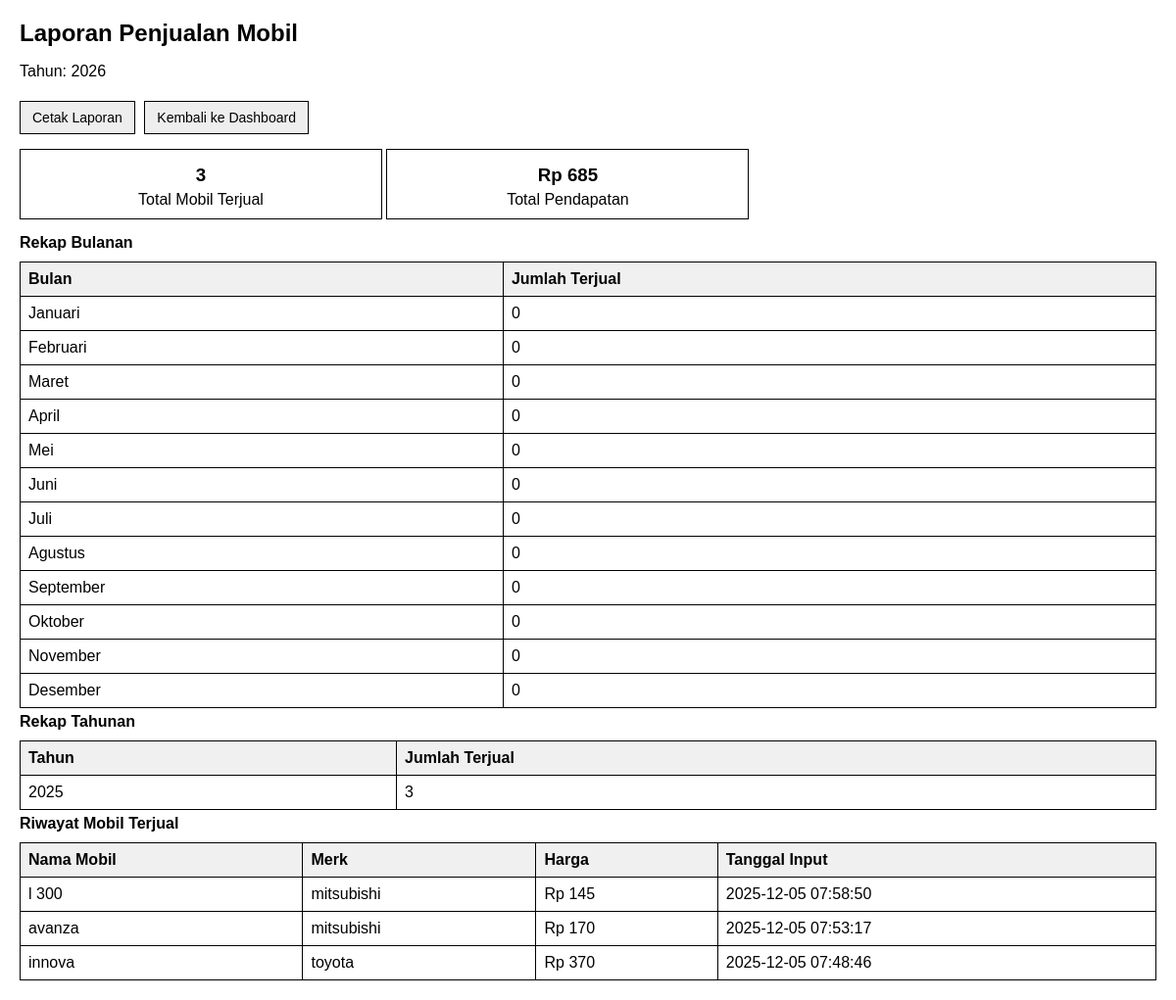
Screenshot of /laporan.php (signed in) with the database file from the repository.
### tables this page shows
CREATE TABLE `mobil` (
  `id` int(11) NOT NULL,
  `nama_mobil` varchar(100) NOT NULL,
  `merk` varchar(50) NOT NULL,
  `tahun` int(11) NOT NULL,
  `harga` int(11) NOT NULL,
  `deskripsi` text DEFAULT NULL,
  `foto` varchar(255) DEFAULT 'default.jpg',
  `status` enum('tersedia','terjual') DEFAULT 'tersedia',
  `created_at` timestamp NOT NULL DEFAULT current_timestamp(),
  `bahan_bakar` varchar(50) DEFAULT NULL
);

### laporan.php (the view, shortened to what this page needs)
<?php
require 'koneksi.php';
$q_laporan = $koneksi->query("SELECT COUNT(*) AS total FROM mobil WHERE status='terjual'");
$total_laporan = ($q_laporan) ? $q_laporan->fetch_assoc()['total'] : 0;
$q_pendapatan = $koneksi->query("SELECT SUM(harga) AS pendapatan FROM mobil WHERE status='terjual'");
$total_pendapatan = ($q_pendapatan) ? ($q_pendapatan->fetch_assoc()['pendapatan'] ?? 0) : 0;
$q_riwayat = $koneksi->query("
    SELECT nama_mobil, merk, harga, created_at
    FROM mobil
    WHERE status='terjual'
    ORDER BY created_at DESC
");
$riwayat = [];
if ($q_riwayat) {
    $riwayat = $q_riwayat->fetch_all(MYSQLI_ASSOC);
}
$tahun_ini = date('Y');
$bulan_nama = [
    1=>'Januari',2=>'Februari',3=>'Maret',4=>'April',5=>'Mei',6=>'Juni',
    7=>'Juli',8=>'Agustus',9=>'September',10=>'Oktober',11=>'November',12=>'Desember'
];
$rekap_bulan = array_fill(1, 12, 0);
$result_tahun = $koneksi->query("
    SELECT YEAR(created_at) AS tahun, COUNT(*) AS jumlah
    FROM mobil
    WHERE status='terjual'
    GROUP BY YEAR(created_at)
    ORDER BY tahun
");
$rekap_tahun = [];
while($row = $result_tahun->fetch_assoc()){
    $rekap_tahun[$row['tahun']] = $row['jumlah'];
}
?>
<!DOCTYPE html>
<html lang="id">
<head>
</head>
<body>
<h2>Laporan Penjualan Mobil</h2>
<p>Tahun: <?= $tahun_ini ?></p>
<button onclick="window.print()">Cetak Laporan</button>
<a href="dashboard.php" class="btn">Kembali ke Dashboard</a>
<div>
    <div class="stat-box">
        <h3><?= $total_laporan ?></h3>
        <div>Total Mobil Terjual</div>
    </div>
    <div class="stat-box">
        <h3>Rp <?= number_format($total_pendapatan,0,',','.') ?></h3>
        <div>Total Pendapatan</div>
    </div>
</div>
<h4>Rekap Bulanan</h4>
<table>
    <thead>
        <tr>
            <th>Bulan</th>
            <th>Jumlah Terjual</th>
        </tr>
    </thead>
    <tbody>
        <?php foreach($bulan_nama as $b => $nama): ?>
        <tr>
            <td><?= $nama ?></td>
            <td><?= $rekap_bulan[$b] ?></td>
        </tr>
        <?php endforeach; ?>
    </tbody>
</table>
<h4>Rekap Tahunan</h4>
<table>
    <thead>
        <tr>
            <th>Tahun</th>
            <th>Jumlah Terjual</th>
        </tr>
    </thead>
    <tbody>
        <?php foreach($rekap_tahun as $t => $jml): ?>
        <tr>
            <td><?= $t ?></td>
            <td><?= $jml ?></td>
        </tr>
        <?php endforeach; ?>
    </tbody>
</table>
<h4>Riwayat Mobil Terjual</h4>
<table>
    <thead>
        <tr>
            <th>Nama Mobil</th>
            <th>Merk</th>
            <th>Harga</th>
            <th>Tanggal Input</th>
        </tr>
    </thead>
    <tbody>
        <?php if(empty($riwayat)): ?>
        <tr><td colspan="4" style="text-align:center">Belum ada mobil terjual</td></tr>
        <?php else: ?>
        <?php foreach($riwayat as $r): ?>
        <tr>
            <td><?= $r['nama_mobil'] ?></td>
            <td><?= $r['merk'] ?></td>
            <td>Rp <?= number_format($r['harga'],0,',','.') ?></td>
            <td><?= $r['created_at'] ?></td>
        </tr>
        <?php endforeach; ?>
        <?php endif; ?>
    </tbody>
</table>
</body>
</html>

### laporan.php (style rules this page uses)
body { font-family: Arial, sans-serif; margin: 20px; color: #000; }
h2, h3, h4 { margin: 5px 0; }
table { width: 100%; border-collapse: collapse; margin-top: 10px; }
table, th, td { border: 1px solid #000; }
th, td { padding: 8px; text-align: left; }
thead { background-color: #f0f0f0; }
button, a.btn { margin: 5px 5px 15px 0; padding: 8px 12px; font-size: 14px; text-decoration: none; border: 1px solid #000; background-color: #eee; color: #000; cursor: pointer; }
.stat-box { display: inline-block; width: 30%; padding: 10px; margin-bottom: 10px; border: 1px solid #000; text-align: center; }
.stat-box h3 { margin: 5px 0; }

### rows the page displays
mobil: nama_mobil "l 300", merk "mitsubishi", harga "145", created_at "2025-12-05 07:58:50"
mobil: nama_mobil "avanza", merk "mitsubishi", harga "170", created_at "2025-12-05 07:53:17"
mobil: nama_mobil "innova", merk "toyota", harga "370", created_at "2025-12-05 07:48:46"

### other values shown
$total_laporan "3"
$total_pendapatan "685"
$nama "Januari"
$rekap_bulan[$b] "0"
$nama "Februari"
$nama "Maret"
$nama "April"
$nama "Mei"
$nama "Juni"
$nama "Juli"
$nama "Agustus"
$nama "September"
$nama "Oktober"
$nama "November"
$nama "Desember"
